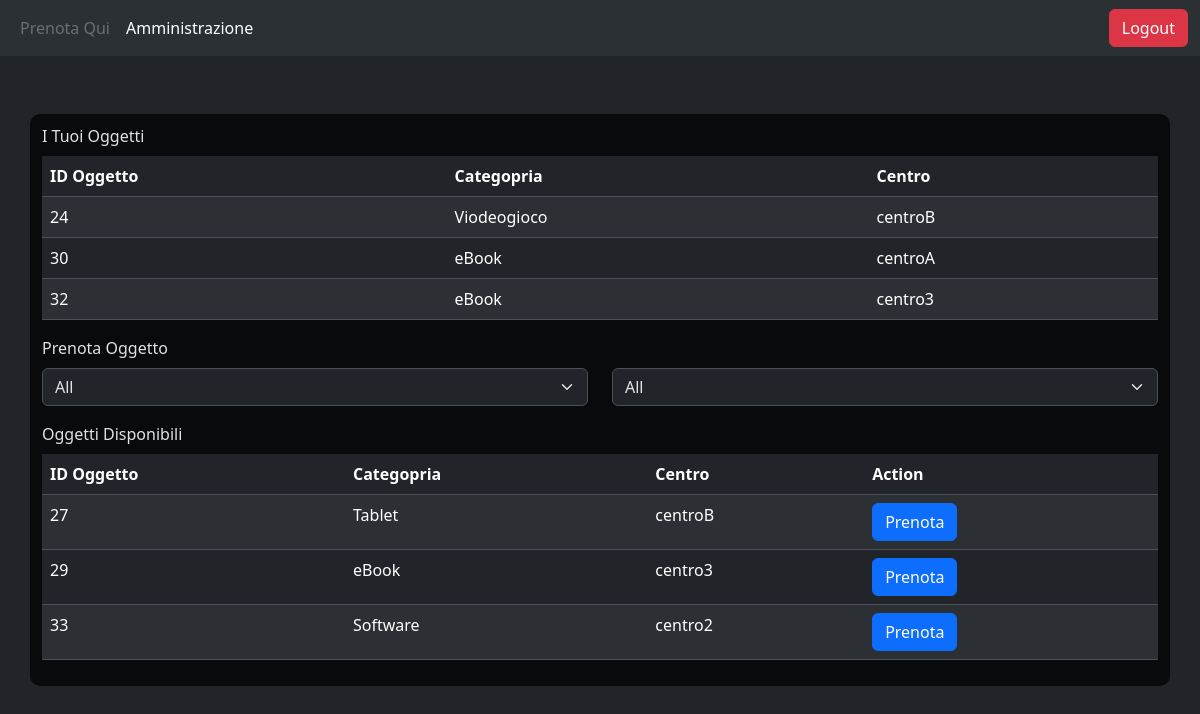
Screenshot of /reservation.php (signed in) with the database file from the repository.
### tables this page shows
CREATE TABLE `oggetti` (
  `id_oggetto` int(11) NOT NULL,
  `fk_id_centro` int(11) NOT NULL,
  `fk_id_utente` int(11) DEFAULT NULL,
  `categoria` set('Computer','Tablet','eBook','Viodeogioco','Software') NOT NULL,
  `prenotabile` tinyint(1) NOT NULL DEFAULT 1
);

CREATE TABLE `centri` (
  `id_centro` int(11) NOT NULL,
  `nome` varchar(128) NOT NULL
);

### reservation.php (the view, shortened to what this page needs)
<?php
$db = new mysqli("localhost", "root", "", "tecnoteca");
?>
<!DOCTYPE html>
<html>
<head>
    <link rel="stylesheet" type="text/css" href="style/reservation_style.css">
    <link href="https://cdn.jsdelivr.net/npm/bootstrap@5.3.3/dist/css/bootstrap.min.css" rel="stylesheet">
</head>
<body <?php
        $bga = ["login_backgrounds/background.png", "login_backgrounds/background1.png", "login_backgrounds/background2.png", "login_backgrounds/background3.png"];
        echo 'style="background-image: url(' . $bga[array_rand($bga, 1)] . '); backgound-repeat:no-repeat; background-size:cover;" data-bs-theme="dark"';
        ?>>
    <nav class="navbar navbar-expand-lg bg-body-tertiary sticky-top">
        <div class="container-fluid">
            <div class="collapse navbar-collapse" id="navbarSupportedContent">
                <ul class="navbar-nav me-auto mb-2 mb-lg-0">
                    <li class="nav-item">
                        <a class="nav-link disabled" href="reservation.php">Prenota Qui</a>
                    </li>
                    <?php
                    if ($_SESSION['admin']) {
                        echo '<li class="nav-item">
                                <a class="nav-link active" href="admin.php">Amministrazione</a>
                              </li>';
                    }
                    ?>
                </ul>
                <form method="post" action="index.php" class="d-flex">
                    <input type="submit" class="btn btn-danger" name="requestType" value="Logout">
                </form>
            </div>
        </div>
    </nav>
    <div class="container">
        <table class="table table-striped" id="yourObjects">
            <label for="yourObjects" class="form-label">I Tuoi Oggetti</label>
            <thead>
                <tr>
                    <th scope="col">ID Oggetto</th>
                    <th scope="col">Categopria</th>
                    <th scope="col">Centro</th>
                </tr>
            </thead>
            <tbody>
                <?php
                $usr = $_SESSION['usr'];
                $result = $db->query("SELECT * FROM oggetti o LEFT JOIN centri c ON o.fk_id_centro = c.id_centro LEFT JOIN utenti u ON o.fk_id_utente = u.id_utente WHERE u.username = '$usr' ORDER BY o.id_oggetto ASC");
                while ($row = $result->fetch_assoc()) {
                    echo '<tr">
                            <td>' . $row["id_oggetto"] . '</th>
                            <td>' . $row["categoria"] . '</td>
                            <td>' . $row["nome"] . '</td>
                          </tr>';
                }
                ?>
            </tbody>
        </table>
        <form class="row mb-3" method="post" id="addForm">
            <label for="addForm" class="form-label">Prenota Oggetto</label>
            <div class="col">
                <select class="form-select" id="centroList" name="centro" required>
                    <option selected value="">All</option>
                </select>
            </div>
            <div class="col">
                <select class="form-select" id="categoriaList" name="categoria" required>
                    <option selected>All</option>
                </select>
            </div>
        </form>
        <table class="table table-striped" id="avaiableObjects">
            <label for="avaiableObjects" class="form-label">Oggetti Disponibili</label>
            <thead>
                <tr>
                    <th scope="col">ID Oggetto</th>
                    <th scope="col">Categopria</th>
                    <th scope="col">Centro</th>
                    <th scope="col">Action</th>
                </tr>
            </thead>
            <tbody>
                <?php
                $result = $db->query("SELECT * FROM oggetti o LEFT JOIN centri c ON o.fk_id_centro = c.id_centro LEFT JOIN utenti u ON o.fk_id_utente = u.id_utente WHERE o.prenotabile = 1 ORDER BY o.id_oggetto ASC");
                while ($row = $result->fetch_assoc()) {
                    echo '<tr">
                            <td>' . $row["id_oggetto"] . '</th>
                            <td>' . $row["categoria"] . '</td>
                            <td>' . $row["nome"] . '</td>
                            <td>
                                <form method="post">
                                    <input type="hidden" name="id" value="' . $row["id_oggetto"] . '">
                                    <input type="submit" class="btn btn-primary" name="requestType" value="Prenota">
                                </form>
                            </td>
                          </tr>';
                }
                ?>
            </tbody>
        </table>
    </div>
</body>
</html>

### style/reservation_style.css (style rules this page uses)
body { -webkit-animation: bg_move 1s cubic-bezier(.22, .05, 0, .97) forwards; }
.container { width: 80%; position: absolute; size: 100%; top: 50%; left: 50%; transform: translate(-50%, -50%); padding: 10px; background-color: #000000bb; border-radius: 10px; display: flex; flex-direction: column; }

### rows the page displays
oggetti: id_oggetto "24", categoria "Viodeogioco", centri.nome "centroB"
oggetti: id_oggetto "30", categoria "eBook", centri.nome "centroA"
oggetti: id_oggetto "32", categoria "eBook", centri.nome "centro3"
oggetti: id_oggetto "27", categoria "Tablet", centri.nome "centroB"
oggetti: id_oggetto "29", categoria "eBook", centri.nome "centro3"
oggetti: id_oggetto "33", categoria "Software", centri.nome "centro2"
